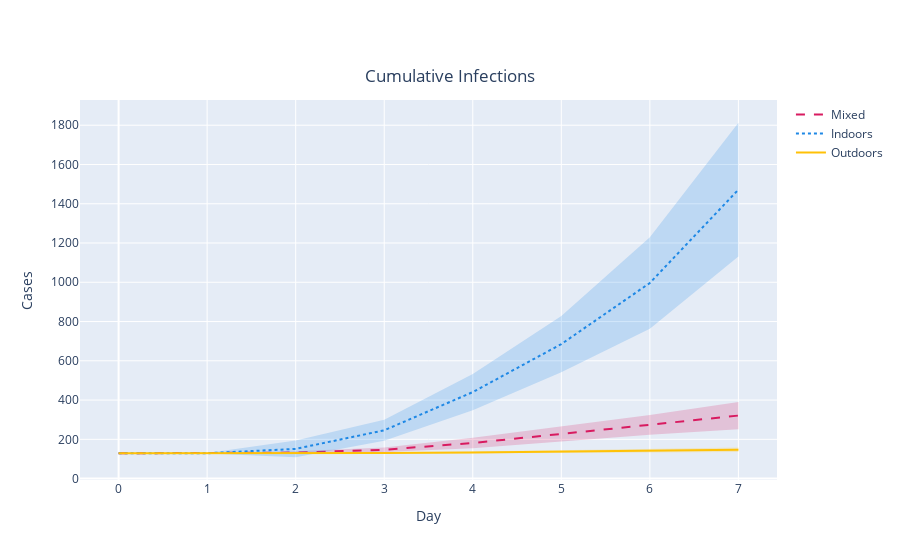

The notebook cell saved with this chart:
### Code cell
# Figure: Cumulative Infections - Indoor, Outdoor, and Mixed

fig = go.Figure([
    go.Scatter( # Mixed
        x=default_scen_cum_inf['dates'].tolist(),
        y=default_scen_cum_inf['cum_infections'].tolist(),
        line=dict(color='rgb(216,27,96)', dash = 'dash'),
        mode='lines',
        name="Mixed",
        showlegend=True
    ),
    go.Scatter( # Mixed confidence interval
        x=default_scen_cum_inf['dates'].tolist()+default_scen_cum_inf['dates'].tolist()[::-1], # x, then x reversed
        y=default_scen_cum_inf['cum_infections_high'].tolist()+default_scen_cum_inf['cum_infections_low'].tolist()[::-1], # upper, then lower reversed
        fill='toself',
        fillcolor='rgba(216,27,96,0.2)',
        line=dict(color='rgba(255,255,255,0)'),
        hoverinfo="skip",
        #name = '95% Confidence Interval',
        showlegend=False
    ),
    go.Scatter( # Indoors
        x=indoor_scen_cum_inf['dates'].tolist(),
        y=indoor_scen_cum_inf['cum_infections'].tolist(),
        line=dict(color='rgb(30,136,229)', dash = 'dot'),
        mode='lines',
        name="Indoors",
        showlegend=True
    ),
    go.Scatter( # Indoors conficence interval
        x=indoor_scen_cum_inf['dates'].tolist()+indoor_scen_cum_inf['dates'].tolist()[::-1], # x, then x reversed
        y=indoor_scen_cum_inf['cum_infections_high'].tolist()+indoor_scen_cum_inf['cum_infections_low'].tolist()[::-1], # upper, then lower reversed
        fill='toself',
        fillcolor='rgba(30,136,229,0.2)',
        line=dict(color='rgba(255,255,255,0)'),
        hoverinfo="skip",
        #name = '95% Confidence Interval',
        showlegend=False
    ),
    go.Scatter( # Outdoors
        x=outdoor_scen_cum_inf['dates'].tolist(),
        y=outdoor_scen_cum_inf['cum_infections'].tolist(),
        line=dict(color='rgb(255,193,7)'),
        mode='lines',
        name="Outdoors",
        showlegend=True
    ),
    go.Scatter( # Outdoors conficence interval
        x=outdoor_scen_cum_inf['dates'].tolist()+outdoor_scen_cum_inf['dates'].tolist()[::-1], # x, then x reversed
        y=outdoor_scen_cum_inf['cum_infections_high'].tolist()+outdoor_scen_cum_inf['cum_infections_low'].tolist()[::-1], # upper, then lower reversed
        fill='toself',
        fillcolor='rgba(255,193,7,0.2)',
        line=dict(color='rgba(255,255,255,0)'),
        hoverinfo="skip",
        #name = '95% Confidence Interval',
        showlegend=False
    )
])

fig.update_layout(
    title_text='Cumulative Infections', title_x=0.5, title_y=0.875,
    xaxis_title="Day",
    yaxis_title="Cases"
)

fig.show()

### Figure 1 — Plotly figure (JSON) as saved in the notebook; plotly's stock layout.template omitted (floating-point values rounded to 4 significant figures)
{"data": [{"line": {"color": "rgb(216,27,96)", "dash": "dash"}, "mode": "lines", "name": "Mixed", "showlegend": true, "type": "scatter", "x": [0, 1, 2, 3, 4, 5, 6, 7], "y": [129, 129.1, 132.5, 146.8, 181.6, 227.4, 274.2, 321]}, {"fill": "toself", "fillcolor": "rgba(216,27,96,0.2)", "hoverinfo": "skip", "line": {"color": "rgba(255,255,255,0)"}, "showlegend": false, "type": "scatter", "x": [0, 1, 2, 3, 4, 5, 6, 7, 7, 6, 5, 4, 3, 2, 1, 0], "y": [129, 129.7, 138.8, 158, 208.3, 264.6, 324.5, 390.1, 251.9, 223.9, 190.2, 154.9, 135.6, 126.2, 128.5, 129]}, {"line": {"color": "rgb(30,136,229)", "dash": "dot"}, "mode": "lines", "name": "Indoors", "showlegend": true, "type": "scatter", "x": [0, 1, 2, 3, 4, 5, 6, 7], "y": [129, 129.2, 151.3, 246.1, 440.5, 685.2, 996.5, 1472.0]}, {"fill": "toself", "fillcolor": "rgba(30,136,229,0.2)", "hoverinfo": "skip", "line": {"color": "rgba(255,255,255,0)"}, "showlegend": false, "type": "scatter", "x": [0, 1, 2, 3, 4, 5, 6, 7, 7, 6, 5, 4, 3, 2, 1, 0], "y": [129, 130.4, 193.9, 300.0, 532.3, 828.7, 1230.0, 1813.0, 1131.0, 763.3, 541.7, 348.7, 192.2, 108.7, 128.0, 129]}, {"line": {"color": "rgb(255,193,7)"}, "mode": "lines", "name": "Outdoors", "showlegend": true, "type": "scatter", "x": [0, 1, 2, 3, 4, 5, 6, 7], "y": [129, 129.1, 129.3, 130.8, 133.5, 137.8, 141.7, 146.8]}, {"fill": "toself", "fillcolor": "rgba(255,193,7,0.2)", "hoverinfo": "skip", "line": {"color": "rgba(255,255,255,0)"}, "showlegend": false, "type": "scatter", "x": [0, 1, 2, 3, 4, 5, 6, 7, 7, 6, 5, 4, 3, 2, 1, 0], "y": [129, 129.7, 130.2, 133.9, 138.3, 145.1, 151.5, 157.9, 135.7, 131.9, 130.5, 128.7, 127.7, 128.4, 128.5, 129]}], "layout": {"title": {"text": "Cumulative Infections", "x": 0.5, "y": 0.875}, "xaxis": {"title": {"text": "Day"}}, "yaxis": {"title": {"text": "Cases"}}}}
